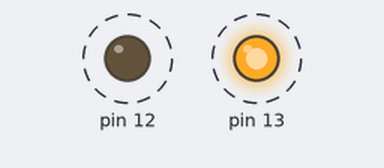
A sketch run on a simulated Arduino Uno, built with avr-gcc and run on an emulated ATmega328P. Shown: output pins drawn as LEDs (lit = HIGH). Dashed ring = blinking.

Above: at 0.5 s.
Timing chart, 0 to 4.6 s (numbered marks = the images above):
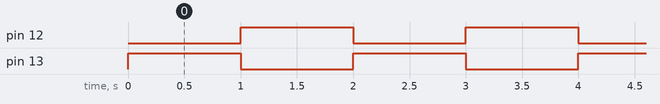

Measured:
- by itself, pin 12, pin 13: alternates HIGH for 1.0 s and LOW for 1.0 s

The sketch:

2_lampu_tukeran.ino
```cpp
int delayLED = 1000;
void setup() {
  // put your setup code here, to run once:
pinMode(13,OUTPUT);
pinMode(12,OUTPUT);
}

void loop() {
  // put your main code here, to run repeatedly:
digitalWrite(13,HIGH);
digitalWrite(12,LOW);
delay(delayLED);

digitalWrite(13,LOW);
digitalWrite(12,HIGH);
delay(delayLED);
}
```
